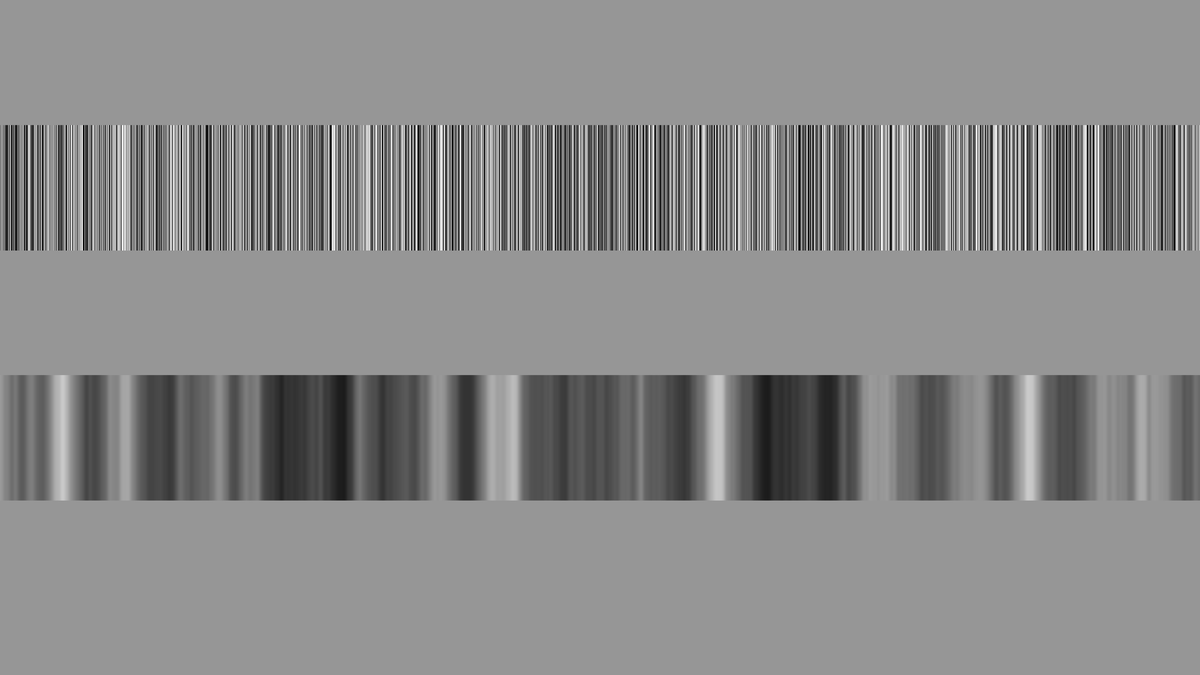
Frame 1 (no input)
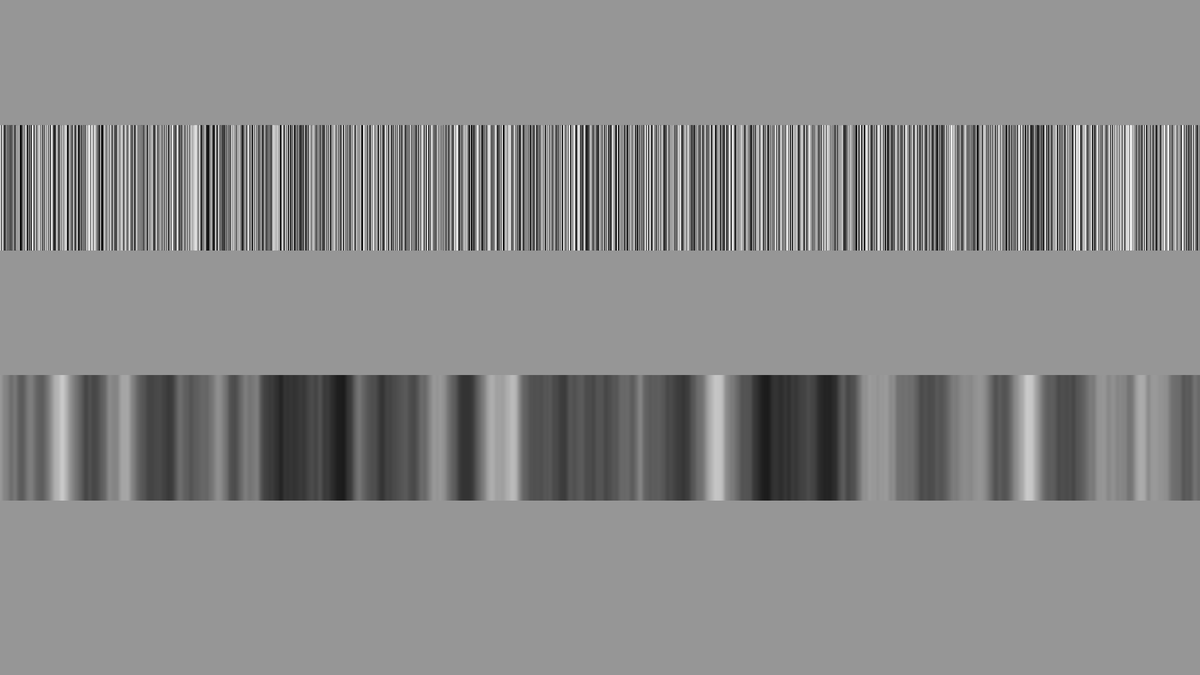
Frame 2 (the mouse pressed at the canvas centre, redrawn once)

The Processing sketch that drew these frames (run headless with seeded random() and noise(); the mouse was pressed at the canvas centre and the sketch redrawn once):

// Processing sketch: Noise_03_Color1D
// ── Noise_03_Color1D.pde
/*
Noise_03_Color1D.pde
Author: Alexandros Lotsos
Summary: A sketch showing how the different values of random and noise can be mapped to grayscale values
*/

float start = 0.0; //start of the xoffset for noise values

void setup(){
  size(1920, 1080);
  background(150);
  noFill();
  
  //Comment below to see how color can scroll through 1D perlin noise values
  noLoop();
}

void draw(){
  
  //draw the top random-colored band
  for(int x = 0; x < width; x++){
    stroke(random(255)); //random stroke value
    line(x, 200, x, 400);
  }
  
  //draw the bottom, noise-colored band
  float xoff = start;
  for(int x = 0; x < width; x++){
    stroke(noise(xoff)*255); //noise stroke value
    line(x, 600, x, 800);
    xoff += 0.02; //increment xoffset
  }
  start += 0.02; //adjust xoffset starting point
  
}
